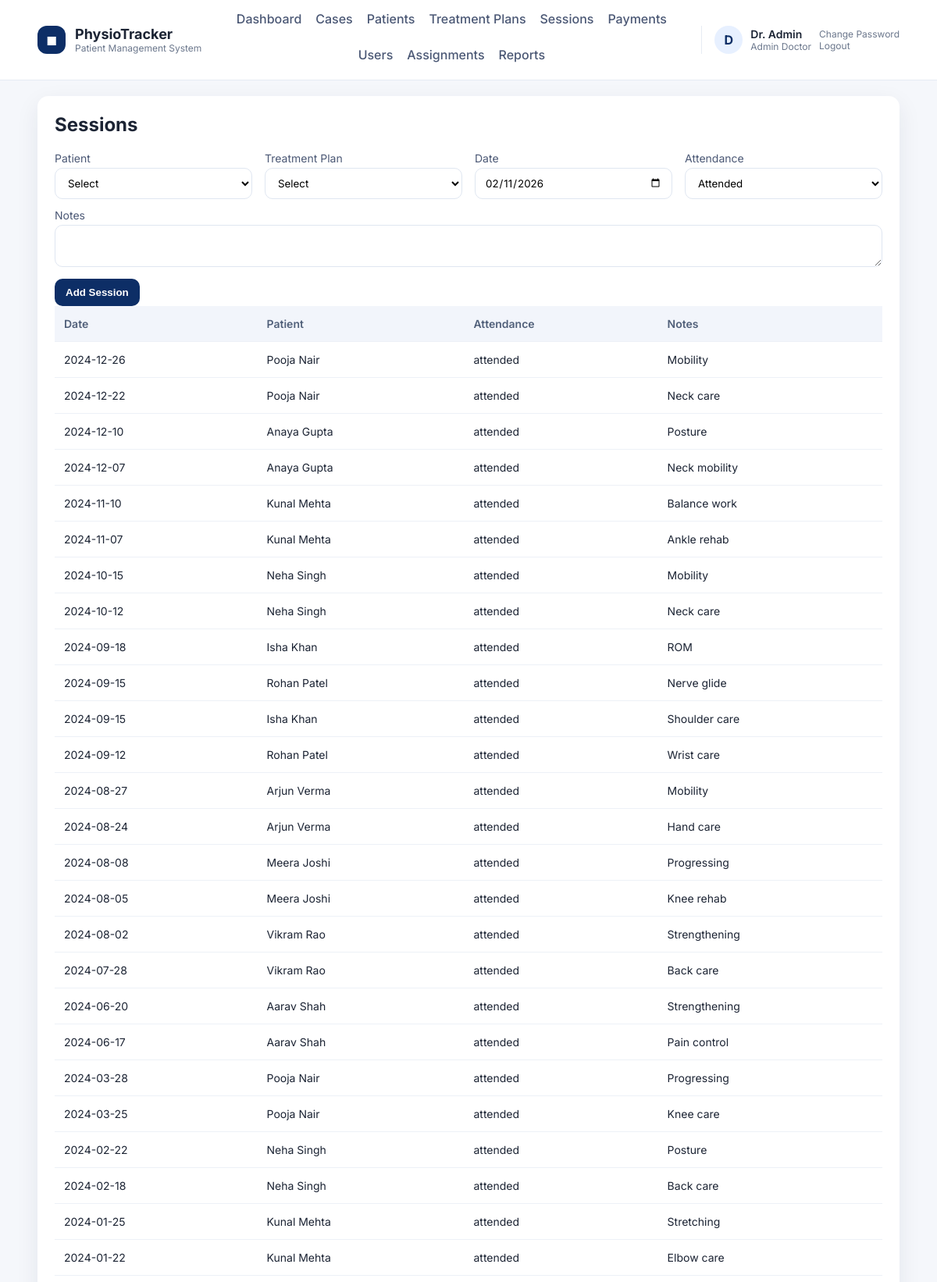
Screenshot of /admin/sessions.php (signed in, upper part) with the database file from the repository.
### tables this page shows
CREATE TABLE users (
    id INT AUTO_INCREMENT PRIMARY KEY,
    role ENUM('admin_doctor','sub_doctor','receptionist','patient') NOT NULL,
    name VARCHAR(120) NOT NULL,
    email VARCHAR(180) NOT NULL UNIQUE,
    password_hash VARCHAR(255) NOT NULL,
    security_question VARCHAR(255) NOT NULL,
    security_answer_hash VARCHAR(255) NOT NULL,
    active TINYINT(1) NOT NULL DEFAULT 1,
    can_view_reports TINYINT(1) NOT NULL DEFAULT 1,
    created_at TIMESTAMP DEFAULT CURRENT_TIMESTAMP
);

CREATE TABLE sessions (
    id INT AUTO_INCREMENT PRIMARY KEY,
    patient_id INT NOT NULL,
    treatment_plan_id INT NOT NULL,
    case_id INT NULL,
    session_date DATE NOT NULL,
    attendance ENUM('attended','missed','cancelled') DEFAULT 'attended',
    notes TEXT,
    created_by INT NULL,
    created_at TIMESTAMP DEFAULT CURRENT_TIMESTAMP,
    FOREIGN KEY (patient_id) REFERENCES patients(id) ON DELETE CASCADE,
    FOREIGN KEY (treatment_plan_id) REFERENCES treatment_plans(id) ON DELETE CASCADE,
    FOREIGN KEY (case_id) REFERENCES patient_cases(id) ON DELETE SET NULL
);

CREATE TABLE patients (
    id INT AUTO_INCREMENT PRIMARY KEY,
    user_id INT NULL,
    first_name VARCHAR(80) NOT NULL,
    last_name VARCHAR(80) NOT NULL,
    age INT NULL,
    gender VARCHAR(20),
    dob DATE NULL,
    occupation VARCHAR(120),
    assessment_date DATE NULL,
    dominance VARCHAR(50),
    condition_duration VARCHAR(100),
    phone VARCHAR(40),
    address VARCHAR(255),
    emergency_contact VARCHAR(120),
    chief_complain TEXT,
    history_present_illness TEXT,
    past_medical_history TEXT,
    surgical_history TEXT,
    family_history TEXT,
    socio_economic_status TEXT,
    observation_built TEXT,
    observation_attitude_limb TEXT,
    observation_posture TEXT,
    observation_deformity TEXT,
    aids_applications TEXT,
    gait TEXT,
    palpation_tenderness TEXT,
    palpation_oedema VARCHAR(50),
    palpation_warmth TEXT,
    palpation_crepitus TEXT,
    examination_rom TEXT,
    muscle_power TEXT,
    muscle_bulk TEXT,
    ligament_instability TEXT,
    pain_type TEXT,
    pain_site TEXT,
    pain_nature TEXT,
    pain_aggravating_factor TEXT,
    pain_relieving_factor TEXT,
    pain_measurement TINYINT NULL,
    gait_assessment TEXT,
    diagnosis TEXT,
    treatment_goals TEXT,
    created_by INT NULL,
    created_at TIMESTAMP DEFAULT CURRENT_TIMESTAMP,
    FOREIGN KEY (user_id) REFERENCES users(id) ON DELETE SET NULL
);

### db.php (called while the page is built, shortened)
<?php
function db(): PDO
{
    static $pdo = null;
    if ($pdo === null) {
        $dsn = 'mysql:host=' . DB_HOST . ';dbname=' . DB_NAME . ';charset=utf8mb4';
        $pdo = new PDO($dsn, DB_USER, DB_PASS, [
            PDO::ATTR_ERRMODE => PDO::ERRMODE_EXCEPTION,
            PDO::ATTR_DEFAULT_FETCH_MODE => PDO::FETCH_ASSOC,
        ]);
    }
    return $pdo;
}

### auth.php (called while the page is built, shortened)
<?php
require_once __DIR__ . '/db.php';
require_once __DIR__ . '/helpers.php';
function current_user(): ?array
{
    $stmt = db()->prepare('SELECT * FROM users WHERE id = ?');
    $stmt->execute([$_SESSION['user_id']]);
    $user = $stmt->fetch();
    return $user ?: null;
}

### helpers.php (called while the page is built, shortened)
<?php
require_once __DIR__ . '/db.php';
function e(string $value): string
{
    return htmlspecialchars($value, ENT_QUOTES, 'UTF-8');
}
function current_date(): string
{
    return date('Y-m-d');
}

### admin/sessions.php (the view, shortened to what this page needs)
<?php
require_once __DIR__ . '/../auth.php';
require_once __DIR__ . '/../helpers.php';
$pdo = db();
$sessionsQuery = '
    SELECT s.*, p.first_name, p.last_name
    FROM sessions s
    JOIN patients p ON p.id = s.patient_id
';
$sessionParams = [];
$sessionsQuery .= ' ORDER BY s.session_date DESC';
$sessionsStmt = $pdo->prepare($sessionsQuery);
$sessionsStmt->execute($sessionParams);
$sessions = $sessionsStmt->fetchAll();
require __DIR__ . '/../layout/header.php';
?>
<h2>Sessions</h2>
<form method="post">
    <div class="grid">
        <label>Patient
            <select name="patient_id" required>
                <option value="">Select</option>
            </select>
        </label>
        <label>Treatment Plan
            <select name="treatment_plan_id" required>
                <option value="">Select</option>
            </select>
        </label>
        <label>Date
            <input type="date" name="session_date" value="<?php echo current_date(); ?>">
        </label>
        <label>Attendance
            <select name="attendance">
                <option value="attended">Attended</option>
            </select>
        </label>
    </div>
    <label>Notes
        <textarea name="notes" rows="2"></textarea>
    </label>
    <button class="btn" type="submit">Add Session</button>
</form>
<table>
    <thead><tr><th>Date</th><th>Patient</th><th>Attendance</th><th>Notes</th></tr></thead>
    <tbody>
    <?php foreach ($sessions as $s): ?>
        <tr>
            <td><?php echo e($s['session_date']); ?></td>
            <td><?php echo e($s['first_name'] . ' ' . $s['last_name']); ?></td>
            <td><?php echo e($s['attendance']); ?></td>
            <td><?php echo e($s['notes']); ?></td>
        </tr>
    <?php endforeach; ?>
    </tbody>
</table>
<?php require __DIR__ . '/../layout/footer.php'; ?>

### layout/header.php (shortened to what this page needs)
<?php
require_once __DIR__ . '/../auth.php';
require_once __DIR__ . '/../helpers.php';
$user = current_user();
$role = $user['role'] ?? '';
$menu = [];
if ($user) {
    if ($role === 'admin_doctor') {
        $menu = [
            'Dashboard' => 'admin/dashboard.php',
            'Cases' => 'admin/cases.php',
            'Patients' => 'admin/patients.php',
            'Treatment Plans' => 'admin/treatment_plans.php',
            'Sessions' => 'admin/sessions.php',
            'Payments' => 'admin/payments.php',
            'Users' => 'admin/users.php',
            'Assignments' => 'admin/assignments.php',
        ];
        if ((int) $user['can_view_reports'] === 1) {
            $menu['Reports'] = 'admin/reports.php';
        }
    } elseif ($role === 'sub_doctor') {
        $menu = [
            'Dashboard' => 'subdoctor/dashboard.php',
            'Assigned Patients' => 'subdoctor/patients.php',
            'Session Notes' => 'subdoctor/sessions.php',
        ];
    } elseif ($role === 'receptionist') {
        $menu = [
            'Dashboard' => 'receptionist/dashboard.php',
            'Register Patients' => 'receptionist/patients.php',
            'Payments' => 'receptionist/payments.php',
        ];
    }
}
?>
<!doctype html>
<html>
<head>
    <?php $cssVersion = @filemtime(__DIR__ . '/../assets/style.css') ?: time(); ?>
    <link rel="stylesheet" href="<?php echo BASE_URL; ?>assets/style.css?v=<?php echo $cssVersion; ?>">
</head>
<body>
<header class="site-header">
    <div class="header-inner">
        <div class="brand">
            <div class="brand-mark">◼︎</div>
            <div>
                <div class="brand-title">PhysioTracker</div>
                <div class="brand-subtitle">Patient Management System</div>
            </div>
        </div>
        <nav class="main-nav">
            <?php if ($user): ?>
                <?php foreach ($menu as $label => $path): ?>
                    <a href="<?php echo BASE_URL . $path; ?>"><?php echo e($label); ?></a>
                <?php endforeach; ?>
            <?php else: ?>
                <a href="<?php echo BASE_URL; ?>login.php">Login</a>
            <?php endif; ?>
        </nav>
        <?php if ($user): ?>
            <div class="user-chip">
                <div class="user-avatar"><?php echo e(strtoupper(substr($user['name'], 0, 1))); ?></div>
                <div>
                    <div class="user-name"><?php echo e($user['name']); ?></div>
                    <div class="user-role"><?php echo e(str_replace('_', ' ', $role)); ?></div>
                </div>
                <div class="user-actions">
                    <a href="<?php echo BASE_URL; ?>change_password.php">Change Password</a>
                    <a href="<?php echo BASE_URL; ?>logout.php">Logout</a>
                </div>
            </div>
        <?php endif; ?>
    </div>
</header>
<main class="page">
    <div class="container">

### assets/style.css (style rules this page uses)
:root { --bg: #f5f7fb; --card: #ffffff; --text: #1c2434; --muted: #6b778c; --primary: #0d2e66; --primary-100: #e7f0ff; --border: #e6ebf3; --shadow: 0 10px 30px rgba(23, 36, 58, 0.08); --radius: 14px; }
* { box-sizing: border-box; }
body { font-family: "Inter", Arial, sans-serif; margin: 0; background: var(--bg); color: var(--text); }
a { color: inherit; }
.site-header { background: #ffffff; border-bottom: 1px solid var(--border); position: sticky; top: 0; z-index: 20; }
.header-inner { width: 92%; max-width: 1280px; margin: 0 auto; display: flex; align-items: center; justify-content: space-between; gap: 18px; padding: 14px 0; flex-wrap: wrap; }
.brand { display: flex; align-items: center; gap: 12px; }
.brand-mark { background: var(--primary); color: #fff; width: 36px; height: 36px; display: grid; place-items: center; border-radius: 12px; font-weight: 700; }
.brand-title { font-weight: 700; font-size: 18px; }
.brand-subtitle { font-size: 12px; color: var(--muted); }
.main-nav { display: flex; gap: 18px; flex-wrap: wrap; justify-content: center; flex: 1; }
.main-nav a { text-decoration: none; font-weight: 500; color: #4b5875; padding-bottom: 6px; border-bottom: 2px solid transparent; }
.user-chip { display: flex; align-items: center; gap: 10px; border-left: 1px solid var(--border); padding-left: 16px; }
.user-avatar { width: 36px; height: 36px; border-radius: 50%; background: var(--primary-100); display: grid; place-items: center; font-weight: 700; color: var(--primary); }
.user-name { font-weight: 600; font-size: 14px; }
.user-role { font-size: 12px; color: var(--muted); text-transform: capitalize; }
.user-actions a { display: block; font-size: 12px; color: var(--muted); text-decoration: none; }
.page { padding: 20px 0 40px; }
.container { width: 92%; max-width: 1280px; margin: 0 auto; background: var(--card); padding: 22px; border-radius: var(--radius); box-shadow: var(--shadow); }
h2 { margin-top: 0; color: var(--text); }
.grid { display: grid; grid-template-columns: repeat(1, minmax(0, 1fr)); gap: 16px; }
table { width: 100%; border-collapse: collapse; }
th, td { border-bottom: 1px solid #edf1f7; padding: 14px 12px; text-align: left; font-size: 14px; }
th { background: #f2f5fb; color: #51607a; font-weight: 600; }
.btn { display: inline-flex; align-items: center; justify-content: center; padding: 10px 14px; background: var(--primary); color: #fff; text-decoration: none; border-radius: 10px; border: 0; cursor: pointer; font-weight: 600; white-space: nowrap; }
input, select, textarea { width: 100%; padding: 10px 12px; margin-top: 4px; border: 1px solid #dfe6f1; border-radius: 10px; background: #fff; font-family: inherit; }
label { display: block; margin-bottom: 12px; font-size: 14px; color: #4b5875; }
@media (min-width: 640px) { .grid { grid-template-columns: repeat(2, minmax(0, 1fr)); } }
@media (min-width: 768px) { .grid { grid-template-columns: repeat(4, minmax(0, 1fr)); } }

### rows the page displays
users: name "D", name "Dr. Admin", role "Admin Doctor"
sessions: session_date "2024-12-26", patient.last_name "Pooja Nair", attendance "attended", notes "Mobility"
sessions: session_date "2024-12-22", patient.last_name "Pooja Nair", attendance "attended", notes "Neck care"
sessions: session_date "2024-12-10", patient.last_name "Anaya Gupta", attendance "attended", notes "Posture"
sessions: session_date "2024-12-07", patient.last_name "Anaya Gupta", attendance "attended", notes "Neck mobility"
sessions: session_date "2024-11-10", patient.last_name "Kunal Mehta", attendance "attended", notes "Balance work"
sessions: session_date "2024-11-07", patient.last_name "Kunal Mehta", attendance "attended", notes "Ankle rehab"
sessions: session_date "2024-10-15", patient.last_name "Neha Singh", attendance "attended", notes "Mobility"
sessions: session_date "2024-10-12", patient.last_name "Neha Singh", attendance "attended", notes "Neck care"
sessions: session_date "2024-09-18", patient.last_name "Isha Khan", attendance "attended", notes "ROM"
sessions: session_date "2024-09-15", patient.last_name "Rohan Patel", attendance "attended", notes "Nerve glide"
sessions: session_date "2024-09-15", patient.last_name "Isha Khan", attendance "attended", notes "Shoulder care"
sessions: session_date "2024-09-12", patient.last_name "Rohan Patel", attendance "attended", notes "Wrist care"
sessions: session_date "2024-08-27", patient.last_name "Arjun Verma", attendance "attended", notes "Mobility"
sessions: session_date "2024-08-24", patient.last_name "Arjun Verma", attendance "attended", notes "Hand care"
sessions: session_date "2024-08-08", patient.last_name "Meera Joshi", attendance "attended", notes "Progressing"
sessions: session_date "2024-08-05", patient.last_name "Meera Joshi", attendance "attended", notes "Knee rehab"
sessions: session_date "2024-08-02", patient.last_name "Vikram Rao", attendance "attended", notes "Strengthening"
sessions: session_date "2024-07-28", patient.last_name "Vikram Rao", attendance "attended", notes "Back care"
sessions: session_date "2024-06-20", patient.last_name "Aarav Shah", attendance "attended", notes "Strengthening"
sessions: session_date "2024-06-17", patient.last_name "Aarav Shah", attendance "attended", notes "Pain control"
sessions: session_date "2024-03-28", patient.last_name "Pooja Nair", attendance "attended", notes "Progressing"
sessions: session_date "2024-03-25", patient.last_name "Pooja Nair", attendance "attended", notes "Knee care"
sessions: session_date "2024-02-22", patient.last_name "Neha Singh", attendance "attended", notes "Posture"
sessions: session_date "2024-02-18", patient.last_name "Neha Singh", attendance "attended", notes "Back care"
sessions: session_date "2024-01-25", patient.last_name "Kunal Mehta", attendance "attended", notes "Stretching"
sessions: session_date "2024-01-22", patient.last_name "Kunal Mehta", attendance "attended", notes "Elbow care"

### other values shown
$label "Dashboard"
$label "Cases"
$label "Patients"
$label "Treatment Plans"
$label "Sessions"
$label "Payments"
$label "Users"
$label "Assignments"
$label "Reports"
